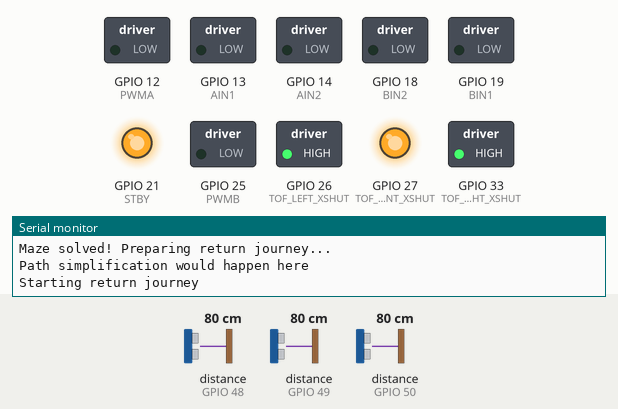
Bench run of a sketch on a simulated ESP32. Shown: switched loads named in the sketch (green lamp = pin HIGH), output pins drawn as LEDs (lit = HIGH), the last lines printed to the serial monitor. The test bench sets the inputs (shaded band); at power-on: distance to the obstacle (sensors on GPIO 48, GPIO 49, GPIO 50) 80 cm.

Above: at 5.2 s.
5.3 s: distance to the obstacle (sensor on GPIO 48) set to 11 cm
At 6.6 s:
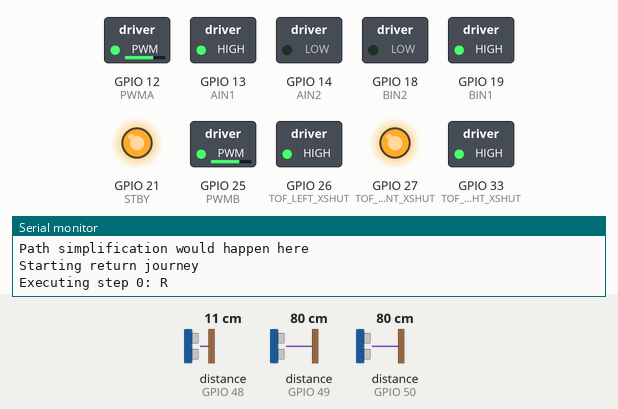
8.3 s: distance to the obstacle (sensor on GPIO 48) set to 8 cm
At 8.41 s:
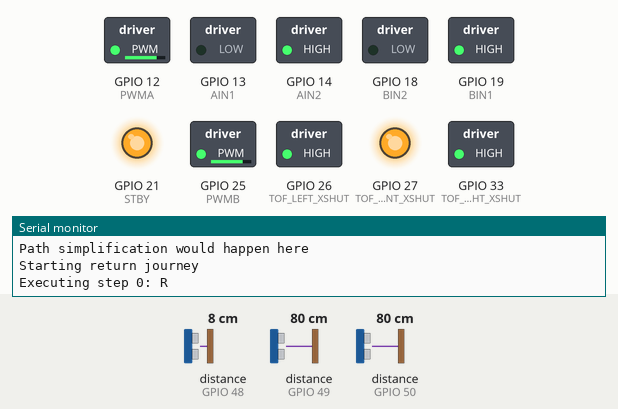
Timing chart, 0 to 11.3 s (numbered marks = the images above; inputs shaded):
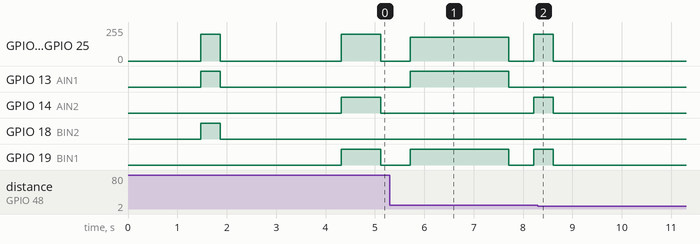

The sketch:

code.ino
```cpp
#include <Wire.h>
#include <Adafruit_VL53L0X.h>

// === Motor Control Pins ===
#define PWMA  12   // Left motor PWM
#define AIN1  13
#define AIN2  14

#define PWMB  25   // Right motor PWM
#define BIN1  19
#define BIN2  18

#define STBY  21   // Standby pin

// === XSHUT pins for each ToF sensor ===
#define TOF_FRONT_XSHUT 27
#define TOF_LEFT_XSHUT  26
#define TOF_RIGHT_XSHUT 33

// Motor speeds
#define BASE_SPEED 180
#define TURN_SPEED 200
#define SLOW_SPEED 120
#define TURN_DURATION 400  // ms for 90 degree turn

// Distance thresholds (in mm)
#define OBSTACLE_CLOSE 100
#define OBSTACLE_FAR 250
#define WALL_FOLLOW_DISTANCE 150
#define PATH_WIDTH 200     // Minimum width for a valid path
#define JUNCTION_THRESHOLD 300  // Distance to detect opening

// Maze solving parameters
#define MAX_PATH_MEMORY 100  // Maximum path steps to remember

// Create sensor objects
Adafruit_VL53L0X tofFront = Adafruit_VL53L0X();
Adafruit_VL53L0X tofLeft  = Adafruit_VL53L0X();
Adafruit_VL53L0X tofRight = Adafruit_VL53L0X();

// Path memory variables
char pathMemory[MAX_PATH_MEMORY];  // 'L', 'R', 'S' for turns and straights
int pathIndex = 0;
bool solvingMaze = true;
bool returnJourney = false;

// Junction detection
bool atJunction = false;
unsigned long junctionTime = 0;

void setup() {
  Serial.begin(115200);
  delay(1000);
  Serial.println("Initializing maze-solving robot...");

  // Initialize I2C
  Wire.begin(22, 23); // SDA, SCL

  // Set XSHUT pins as outputs
  pinMode(TOF_FRONT_XSHUT, OUTPUT);
  pinMode(TOF_LEFT_XSHUT, OUTPUT);
  pinMode(TOF_RIGHT_XSHUT, OUTPUT);

  // Reset all sensors
  digitalWrite(TOF_FRONT_XSHUT, LOW);
  digitalWrite(TOF_LEFT_XSHUT, LOW);
  digitalWrite(TOF_RIGHT_XSHUT, LOW);
  delay(10);

  // Initialize ToF sensors one by one with different addresses
  initializeTofSensor(tofFront, TOF_FRONT_XSHUT, 0x30);
  initializeTofSensor(tofLeft, TOF_LEFT_XSHUT, 0x31);
  initializeTofSensor(tofRight, TOF_RIGHT_XSHUT, 0x32);

  // Motor pins
  pinMode(AIN1, OUTPUT);
  pinMode(AIN2, OUTPUT);
  pinMode(PWMA, OUTPUT);

  pinMode(BIN1, OUTPUT);
  pinMode(BIN2, OUTPUT);
  pinMode(PWMB, OUTPUT);

  pinMode(STBY, OUTPUT);
  digitalWrite(STBY, HIGH); // Enable TB6612

  // Initialize path memory
  for (int i = 0; i < MAX_PATH_MEMORY; i++) {
    pathMemory[i] = ' ';
  }

  Serial.println("Maze solver ready! Starting exploration...");
}

// Initialize a ToF sensor with a specific address
void initializeTofSensor(Adafruit_VL53L0X &sensor, uint8_t xshutPin, uint8_t address) {
  digitalWrite(xshutPin, HIGH);
  delay(20);

  // Initialize sensor
  if (!sensor.begin(address)) {
    Serial.print("ToF sensor at pin ");
    Serial.print(xshutPin);
    Serial.println(" failed!");
    while (1);
  }

  Serial.print("ToF sensor at pin ");
  Serial.print(xshutPin);
  Serial.println(" ready!");
}

// Read distance from a ToF sensor
uint16_t readTofDistance(Adafruit_VL53L0X &sensor) {
  VL53L0X_RangingMeasurementData_t measure;
  sensor.rangingTest(&measure, false);

  if (measure.RangeStatus != 4) {
    return measure.RangeMilliMeter;
  } else {
    return 9999;  // Error or out of range
  }
}

// Motor control
void setMotor(int leftSpeed, int rightSpeed) {
  // Constrain speeds to valid PWM range
  leftSpeed = constrain(leftSpeed, -255, 255);
  rightSpeed = constrain(rightSpeed, -255, 255);

  // Left motor control
  if (leftSpeed > 0) {
    digitalWrite(AIN1, HIGH);
    digitalWrite(AIN2, LOW);
  } else if (leftSpeed < 0) {
    digitalWrite(AIN1, LOW);
    digitalWrite(AIN2, HIGH);
  } else {
    digitalWrite(AIN1, LOW);
    digitalWrite(AIN2, LOW);
  }
  analogWrite(PWMA, abs(leftSpeed));

  // Right motor control
  if (rightSpeed > 0) {
    digitalWrite(BIN1, HIGH);
    digitalWrite(BIN2, LOW);
  } else if (rightSpeed < 0) {
    digitalWrite(BIN1, LOW);
    digitalWrite(BIN2, HIGH);
  } else {
    digitalWrite(BIN1, LOW);
    digitalWrite(BIN2, LOW);
  }
  analogWrite(PWMB, abs(rightSpeed));
}

// Movement functions
void moveForward() {
  setMotor(BASE_SPEED, BASE_SPEED);
}

void moveBackward(int duration = 300) {
  setMotor(-BASE_SPEED, -BASE_SPEED);
  delay(duration);
  setMotor(0, 0);
}

void turnLeft(int duration = TURN_DURATION) {
  setMotor(-TURN_SPEED, TURN_SPEED);
  delay(duration);
  setMotor(0, 0);
}

void turnRight(int duration = TURN_DURATION) {
  setMotor(TURN_SPEED, -TURN_SPEED);
  delay(duration);
  setMotor(0, 0);
}

void stopMotors() {
  setMotor(0, 0);
}

void smoothLeft() {
  setMotor(SLOW_SPEED, BASE_SPEED);
}

void smoothRight() {
  setMotor(BASE_SPEED, SLOW_SPEED);
}

// Check if we're at a junction
bool checkJunction(uint16_t leftDist, uint16_t rightDist) {
  // A junction has openings on at least one side
  return (leftDist > JUNCTION_THRESHOLD || rightDist > JUNCTION_THRESHOLD);
}

// Record a turn in path memory
void recordTurn(char direction) {
  if (pathIndex < MAX_PATH_MEMORY - 1) {
    pathMemory[pathIndex++] = direction;
    Serial.print("Recorded turn: ");
    Serial.println(direction);
  }
}

// Simplify the path by removing dead ends
void simplifyPath() {
  // This is a simplified version - in a real implementation
  // you would remove loops like LBR -> S (Left, Back, Right becomes Straight)
  Serial.println("Path simplification would happen here");
}

// Execute the return journey using memorized path
void executeReturnJourney() {
  Serial.println("Starting return journey");

  // Turn around 180 degrees
  turnLeft(TURN_DURATION * 2);
  delay(500);

  // Follow the path in reverse, taking opposite turns
  for (int i = pathIndex - 1; i >= 0; i--) {
    Serial.print("Executing step ");
    Serial.print(i);
    Serial.print(": ");
    Serial.println(pathMemory[i]);

    // Move forward until we reach the next junction
    unsigned long startTime = millis();
    while (millis() - startTime < 2000) {  // Move for 2 seconds or until junction
      uint16_t frontDist = readTofDistance(tofFront);
      uint16_t leftDist = readTofDistance(tofLeft);
      uint16_t rightDist = readTofDistance(tofRight);

      if (frontDist < OBSTACLE_CLOSE) {
        moveBackward();
        break;
      }

      // Basic wall following during straight segments
      if (leftDist < WALL_FOLLOW_DISTANCE) {
        smoothRight();
      } else if (rightDist < WALL_FOLLOW_DISTANCE) {
        smoothLeft();
      } else {
        moveForward();
      }

      delay(50);
    }

    stopMotors();
    delay(500);

    // Make the opposite turn from the original path
    if (pathMemory[i] == 'L') {
      turnRight();
    } else if (pathMemory[i] == 'R') {
      turnLeft();
    }
    // If it was straight, just continue
  }

  Serial.println("Return journey completed!");
  while(1) { stopMotors(); delay(1000); } // Stop forever
}

// Main maze solving logic
void solveMaze(uint16_t frontDist, uint16_t leftDist, uint16_t rightDist) {
  // Print sensor readings
  Serial.print("Front: ");
  Serial.print(frontDist);
  Serial.print(" mm | Left: ");
  Serial.print(leftDist);
  Serial.print(" mm | Right: ");
  Serial.print(rightDist);
  Serial.println(" mm");

  // Check if we're at a junction
  bool junctionDetected = checkJunction(leftDist, rightDist);

  if (junctionDetected && !atJunction) {
    atJunction = true;
    junctionTime = millis();
    stopMotors();
    delay(300);  // Pause to ensure we're centered at the junction

    Serial.println("Junction detected!");

    // Decision making at junction
    // Prefer right turns (right-hand rule for maze solving)
    if (rightDist > PATH_WIDTH) {
      recordTurn('R');
      turnRight();
    }
    else if (frontDist > OBSTACLE_FAR) {
      recordTurn('S');  // Straight
      moveForward();
    }
    else if (leftDist > PATH_WIDTH) {
      recordTurn('L');
      turnLeft();
    }
    else {
      // Dead end, need to turn around
      recordTurn('B');  // Back (180 turn)
      turnLeft(TURN_DURATION * 2);  // 180 degree turn
    }

    delay(300);
  }
  else if (atJunction && millis() - junctionTime > 1000) {
    atJunction = false;  // Reset junction flag after passing it
  }
  // Emergency stop if very close to obstacle
  else if (frontDist < OBSTACLE_CLOSE) {
    moveBackward();
    stopMotors();
    delay(100);
  }
  // Normal navigation when not at a junction
  else {
    // Wall following behavior
    if (leftDist < WALL_FOLLOW_DISTANCE) {
      smoothRight();
    }
    else if (rightDist < WALL_FOLLOW_DISTANCE) {
      smoothLeft();
    }
    else {
      moveForward();
    }
  }

  // Check if we've reached the end of the maze (large open space)
  if (leftDist > 500 && rightDist > 500 && frontDist > 500) {
    Serial.println("Maze solved! Preparing return journey...");
    delay(2000);
    simplifyPath();
    returnJourney = true;
    solvingMaze = false;
  }
}

void loop() {
  // Read distances from all three sensors
  uint16_t frontDist = readTofDistance(tofFront);
  uint16_t leftDist = readTofDistance(tofLeft);
  uint16_t rightDist = readTofDistance(tofRight);

  if (solvingMaze) {
    solveMaze(frontDist, leftDist, rightDist);
  }
  else if (returnJourney) {
    executeReturnJourney();
  }

  delay(50);  // Short delay between readings
}
```

Measured:
- the behaviour switches between 10 and 9 cm on distance to the obstacle (sensor on GPIO 48) (found by bisection; images 1 and 2)
